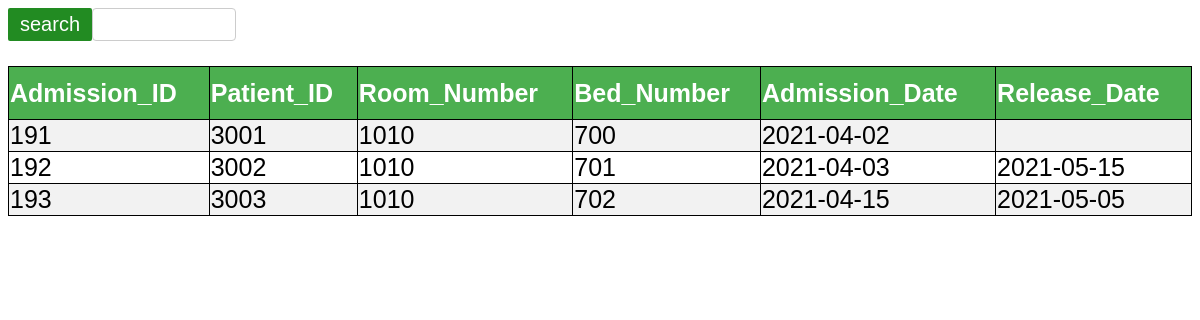
The page /HMS/display/list-admission.php on the database its author committed.
### tables this page shows
CREATE TABLE `admission` (
  `admission_id` int(6) NOT NULL,
  `patient_id` int(6) DEFAULT NULL,
  `room_number` int(6) DEFAULT NULL,
  `bed_number` int(6) DEFAULT NULL,
  `admission_date` date DEFAULT NULL,
  `release_date` date DEFAULT NULL
);

### HMS/display/list-admission.php (the view, shortened to what this page needs)
<!DOCTYPE html>
<html>
<head>
</head>
<body>
	<div class="container">
		<form action="search-addmission.php" method="post">
			<input type="text" name="search" >
			<button class="btn">search</button>
        </form>
    </div>
	<table>
		<tr>
			<th>Admission_ID</th>
			<th>Patient_ID</th>
			<th>Room_Number</th>
			<th>Bed_Number</th>
			<th>Admission_Date</th>
			<th>Release_Date</th>
		</tr>
		<?php
		$conn =mysqli_connect("localhost", "root", "", "hospital");
            $sql = "SELECT admission_id,patient_id,room_number,bed_number,admission_date,release_date FROM admission";
            $result = $conn->query($sql);
            if ($result->num_rows > 0) {
            while($row = $result->fetch_assoc()) {
            echo "<tr><td> " . $row["admission_id"]. "</td><td> " . $row["patient_id"]. " </td><td>" . $row["room_number"]. "</td><td>" .$row["bed_number"]."</td><td>".$row["admission_date"]."</td><td>".$row["release_date"]."</td></tr>";
                  }
              echo"</table>";
               }
              else {
              echo "0 results";
              }
         ?>
</body>
</html>

### HMS/display/list-admission.php (style rules this page uses)
.btn { background-color: #228B22; color: white; padding: 5px 12px; border: none; border-radius: 2px; cursor: pointer; float:left; font-size:20px; }
input[type=text] { width: 10%; padding: 8px 12px; border: 1px solid #ccc; border-radius: 4px; resize: vertical; margin-bottom:10px; }
.container { padding-bottom:15px; }
table { border-collapse:collapse; color:black; width:100%; font-family:sans-serif; font-size:25px; text-align:left; padding-left:15px; }
table,th,td { border:1px solid black; }
th { background-color:#4CAF50; color:white; height:50px; }
td { height:10px; vertical-align:bottom; }
tr:nth-child(even) { background-color: #f2f2f2 }

### rows shown on the page
admission: admission_id "191", patient "3001", room_number "1010", bed_number "700", admission_date "2021-04-02"
admission: admission_id "192", patient "3002", room_number "1010", bed_number "701", admission_date "2021-04-03", release_date "2021-05-15"
admission: admission_id "193", patient "3003", room_number "1010", bed_number "702", admission_date "2021-04-15", release_date "2021-05-05"
